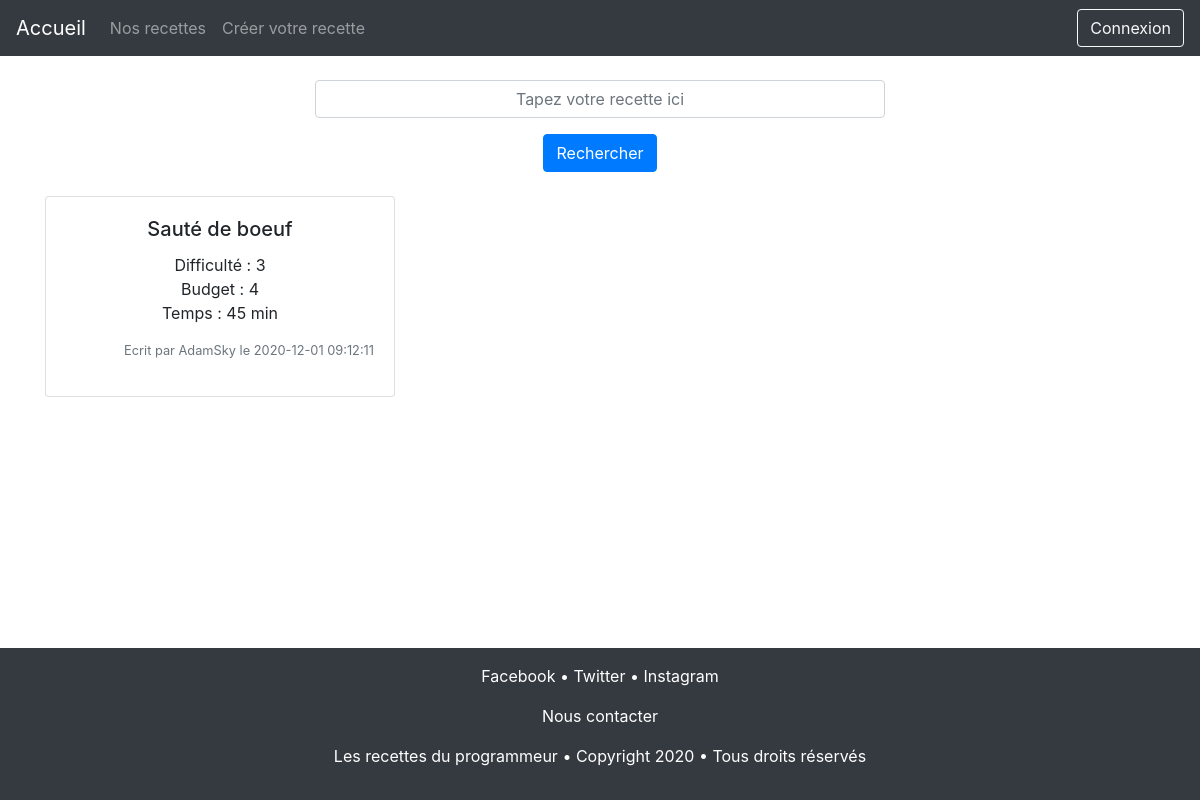
The app's page /liste_recettes/liste_recettes_pg.php with its own data.
### tables this page shows
CREATE TABLE recettes
(
    id              Int Auto_increment NOT NULL,
    titre           Varchar(50)        NOT NULL,
    difficulte      Int                NOT NULL,
    budget          Int                NOT NULL,
    temps           Varchar(50)        NOT NULL,
    date            Datetime           NOT NULL,
    image           Varchar(50)        NOT NULL,
    id_utilisateurs Int                NOT NULL,
    CONSTRAINT recettes_PK PRIMARY KEY (id),
    CONSTRAINT recettes_utilisateur_FK FOREIGN KEY (id_utilisateurs) REFERENCES utilisateurs (id)
);

CREATE TABLE utilisateurs
(
    id                 Int Auto_increment NOT NULL,
    pseudo             Varchar(50)        NOT NULL,
    mail               Varchar(50)        NOT NULL,
    mdp                Varchar(50)        NOT NULL,
    date_inscription   Datetime           NOT NULL,
    derniere_connexion Datetime           NOT NULL,
    id_roles           Int                NOT NULL,
    CONSTRAINT utilisateur_PK PRIMARY KEY (id),
    CONSTRAINT utilisateur_roles_FK FOREIGN KEY (id_roles) REFERENCES roles (id)
);

### template/bdd.php (called while the page is built, shortened)
<?php
class BDD
{
    private $db;
    public function __construct()
    {
        $this->db = new PDO('mysql:host=localhost;dbname=lesrecettesdudeveloppeur;charset=utf8', 'root', '');
        $this->db->setAttribute(PDO::ATTR_ERRMODE, PDO::ERRMODE_EXCEPTION);
    }
    public function selectTouteDonne(string $sql, string $limit, string $orderby, array $params = []):array
    {
        $sql .= ' ' . $orderby . ' ' . $limit;
        $requete = $this->db->prepare($sql);
        $requete->execute($params);
        return $requete->fetchAll(PDO::FETCH_ASSOC);
    }
}

### template/model.php (called while the page is built, shortened)
<?php
require_once 'bdd.php';
class model
{
    public function __construct()
    {
        $this->db = new \BDD;
    }
}

### liste_recettes/liste_recettes_sc.php (called while the page is built)
<?php
require_once (__DIR__ . '/../template/model.php');
class liste_recettes_sc extends model
{
    public function listeRecettes($limit)
    {
        return $this->db->selectTouteDonne('SELECT * FROM recettes AS r INNER JOIN utilisateurs AS u ON r.id_utilisateurs = u.id ', $limit, 'ORDER BY r.id DESC');
    }
}

### liste_recettes/liste_recettes_pg.php (the view, shortened to what this page needs)
<?php
require_once '../template/view/nav.php';
require_once 'liste_recettes_sc.php';
$recettes = new liste_recettes_sc;
$recettes = $recettes->listeRecettes('');
$compteur = 0;
?>
<div class="container">
    <div class="form-group row justify-content-center">
        <input type="text" class="form-control col-6 text-center" id="recherche" placeholder="Tapez votre recette ici">
    </div>
    <div class="row justify-content-center">
        <button class="btn btn-primary" id="buttonSearch">Rechercher</button>
    </div>
    <br>
        <?php
        foreach ($recettes as $recette) :
            if ($compteur % 3 === 0) : ?>
    <div class="row">
    <?php endif; ?>
    <div class="col-md-4 pb-3">
        <div class="card">
            <div class="card-body text-center">
                <h5 class="card-title"><?= $recette['titre'] ?></h5>
                <p class="card-text">
                    Difficulté : <?= $recette['difficulte'] ?><br>
                    Budget : <?= $recette['budget'] ?><br>
                    Temps : <?= $recette['temps'] ?><br>
                </p>
                <p class="text-right small text-secondary"> Ecrit par
                    <?= $recette['pseudo'] ?> le
                    <?= $recette['date'] ?>
                </p>
            </div>
        </div>
    </div>
<?php
            $compteur++;
        endforeach;
?>
    </div>
</div>
<?php require_once '../template/view/footer.php';

### asset/css/main.css (style rules this page uses)
body { position:relative; min-height: 100vh; padding-bottom: 10rem; }

### records on screen
recettes: titre "Sauté de boeuf", difficulte "3", budget "4", temps "45 min", id_utilisateurs.pseudo "AdamSky", date "2020-12-01 09:12:11"
